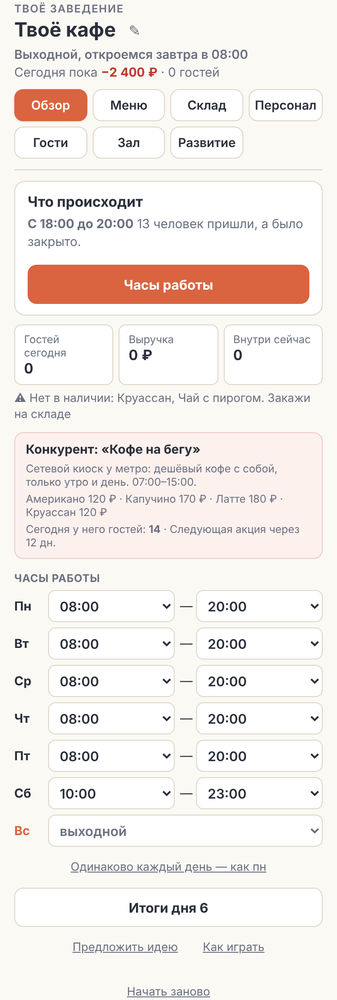
#> input picture h-over.png, 337 x 1000 px, shrunk from 756 x 2244 before the run
$ python matte.py ../h-over.png ../h-staff.png out.png
#> lines starting #> are read from the running program, lines starting #| are printed output that depends on the picture
"""Восстанавливает прозрачность из двух снимков одного атласа: на белом и на чёрном фоне.

Figma отдаёт скриншоты без альфа-канала, поэтому атлас снимается дважды.
Для каждого пикселя: alpha = 1 - (белый - чёрный), цвет = чёрный / alpha.

python3 scripts/matte.py white.png black.png out.png
"""
import sys

import numpy as np
from PIL import Image

white = np.asarray(Image.open(sys.argv[1]).convert('RGB')).astype(np.float64) / 255
black = np.asarray(Image.open(sys.argv[2]).convert('RGB')).astype(np.float64) / 255
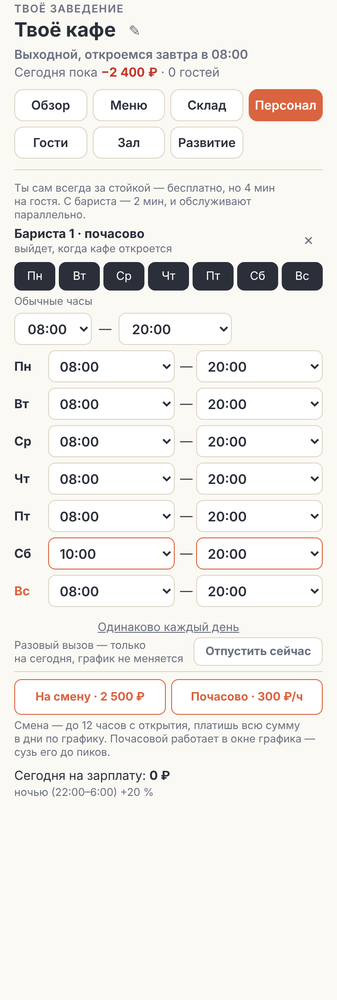
#> input picture h-staff.png, 337 x 1000 px, shrunk from 756 x 2244 before the run
alpha = np.clip(1 - (white - black).mean(axis=2), 0, 1)
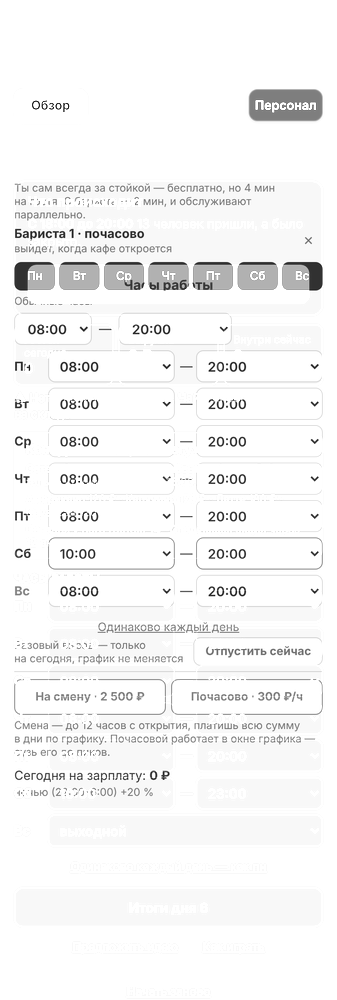
#> alpha: shape (1000, 337) float64; min 0.0261, max 1, mean 0.961
safe = np.where(alpha > 1e-3, alpha, 1)[..., None]
rgb = np.clip(black / safe, 0, 1)
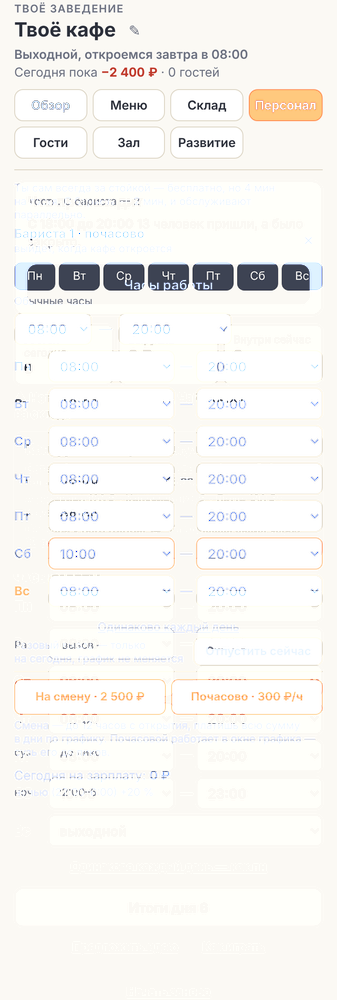
#> rgb: shape (1000, 337, 3) float64; mean R, G, B 0.966, 0.961, 0.949
out = np.dstack([rgb, alpha[..., None]])
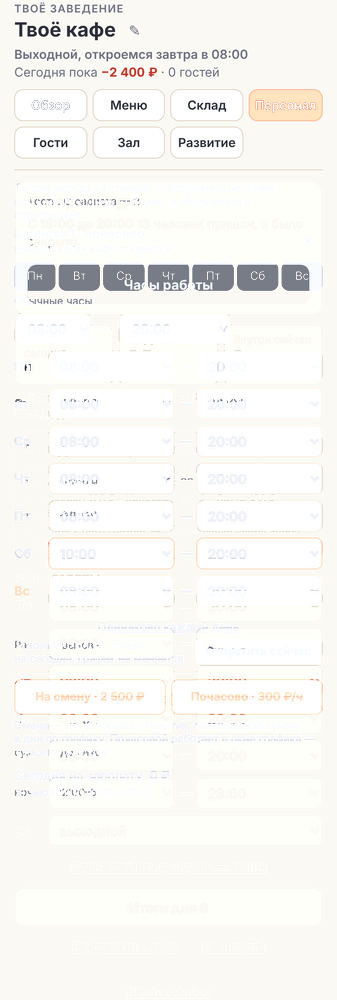
#> out: shape (1000, 337, 4) float64; mean R, G, B, A 0.966, 0.961, 0.949, 0.961; transparent parts drawn white
out[alpha < 2 / 255] = 0
Image.fromarray((out * 255 + 0.5).astype(np.uint8), 'RGBA').save(sys.argv[3], optimize=True)
print(sys.argv[3], Image.open(sys.argv[3]).size)
